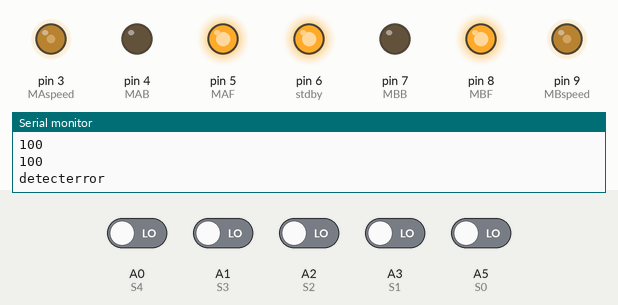
Bench run of a sketch on a simulated Arduino Uno, built with avr-gcc and run on an emulated ATmega328P. Shown: output pins drawn as LEDs (lit = HIGH), the last lines printed to the serial monitor. Inputs (shaded band) come from the test bench; at power-on: A0 (S4), A1 (S3), A2 (S2), A3 (S1), A5 (S0) LOW.

Above: at 1.2 s.
1.3 s: A0 (S4) driven HIGH
At 2.5 s:
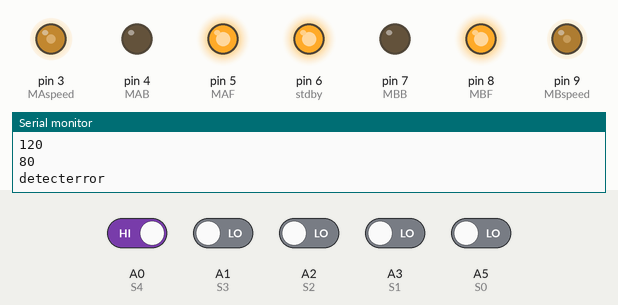
2.8 s: A2 (S2) driven HIGH
At 3.3 s:
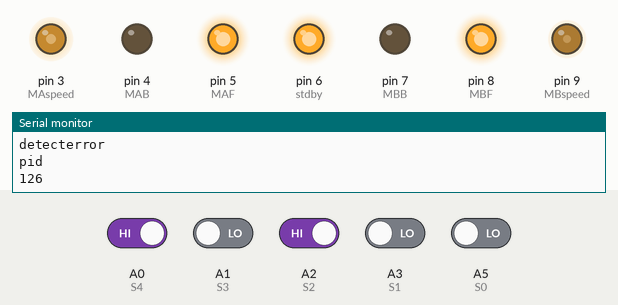
4.3 s: A1 (S3) driven HIGH
At 5.0 s:
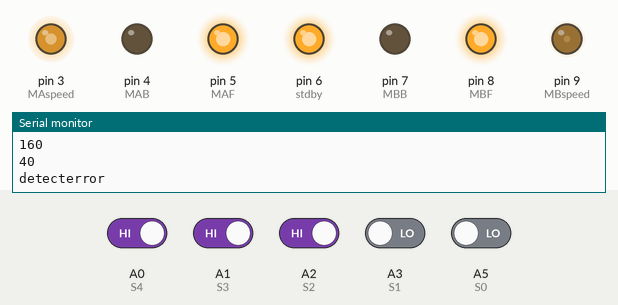
5.8 s: A0 (S4) driven LOW
At 6.9 s:
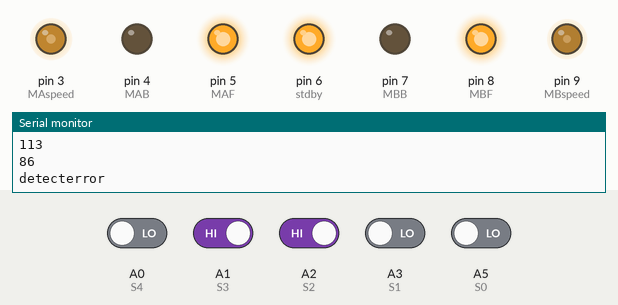
7.3 s: A3 (S1) driven HIGH
At 8.5 s:
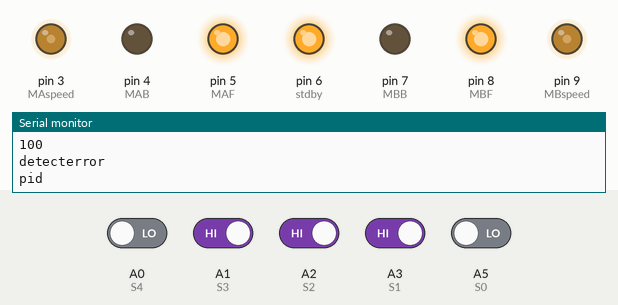
8.8 s: A5 (S0) driven HIGH
At 9.2 s:
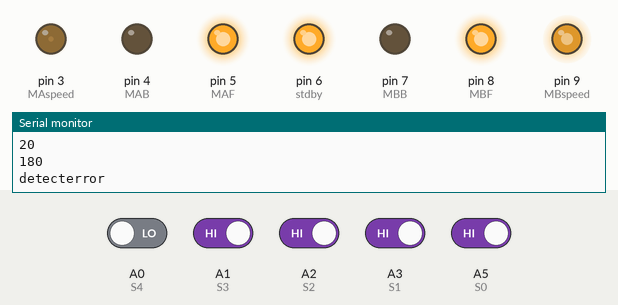
Timing chart, 0 to 11.3 s (numbered marks = the images above; inputs shaded):
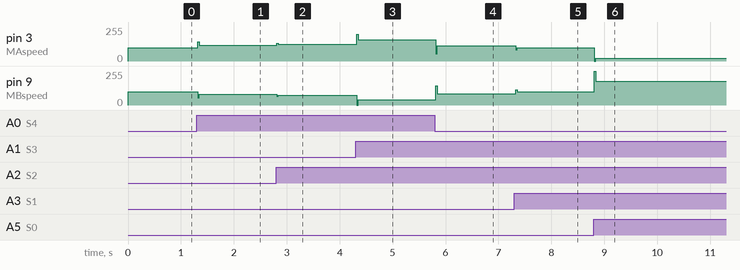

The sketch:

Line_follower_bot.ino
```cpp
#define MAspeed 3
#define MBspeed 9
#define MAF 5
#define MAB 4
#define stdby 6
#define MBF 8
#define MBB 7
#define S0 A5
#define S1 A3
#define S2 A2
#define S3 A1 //green gray violet red empty white empty empty power
#define S4 A0
#define B 1
#define W 0


int sen_arr[5]={S0,S1,S2,S3,S4};
int w_arr[5]={-20, -10, 0, 10, 20};
float error;
float kp=4;
float kd=5;
float correction;
float P,D;
float prev_error=0;
int basespeed=100;
int maxspeed=255;
int l_speed,r_speed;

void setup()
{Serial.begin(9600);
  pinMode(MAspeed, OUTPUT);
  pinMode(MBspeed, OUTPUT);
  pinMode(MAF, OUTPUT);
  pinMode(MAB, OUTPUT);
  pinMode(MBF, OUTPUT);
  pinMode(MBB, OUTPUT);
  pinMode(S0, INPUT);
  pinMode(S1, INPUT);
  pinMode(S2, INPUT);
  pinMode(S3, INPUT);
  pinMode(S4, INPUT);
  pinMode(stdby, OUTPUT);

  digitalWrite(MAF, HIGH);
  digitalWrite(MAB, LOW);
  digitalWrite(MBF, HIGH);
  digitalWrite(MBB, LOW);
  digitalWrite(stdby, HIGH);
}

void loop()
{
  detect_error();
  pid();
  l_speed = constrain(basespeed - correction, 0, maxspeed);
  r_speed = constrain(basespeed + correction, 0, maxspeed);
  analogWrite(MAspeed, l_speed);
  analogWrite(MBspeed, r_speed);
  Serial.println(l_speed);
  Serial.println(r_speed);

}

void detect_error()
{
  Serial.println("detecterror");
  int w = 0;
  float num_error = 0, den_error = 0;
  int r = 0;

  for(int i =0 ; i<=4 ; i++)
  {
    r = !digitalRead(sen_arr[i]);
    num_error += r*w_arr[i];
    den_error += r ;
  }
  if (den_error==0)
    stop();
  error = num_error/den_error;
}

void pid()
{
  Serial.println("pid");
  P = error;
  D = error - prev_error;
  correction=(kp*P)+(kd*D);
  prev_error=error;
}

void stop()
{
  Serial.println("stop");
  analogWrite(MAspeed, 0);
  analogWrite(MBspeed, 0);
  detect_error();
}
```

Measured:
- after the input at 1.3 s, pin 3 (MAspeed): 100/255 → 120/255 at once; pin 9 (MBspeed): 100/255 → 80/255 at once
- after the input at 2.8 s, pin 3 (MAspeed): 120/255 → 126/255 at once; pin 9 (MBspeed): 80/255 → 73/255 at once
- after the input at 4.3 s, pin 3 (MAspeed): 126/255 → 160/255 at once; pin 9 (MBspeed): 73/255 → 40/255 at once
- after the input at 5.8 s, pin 3 (MAspeed): 160/255 → 113/255 at once; pin 9 (MBspeed): 40/255 → 86/255 at once
- after the input at 7.3 s, pin 3 (MAspeed): 113/255 → 100/255 at once; pin 9 (MBspeed): 86/255 → 100/255 at once
- after the input at 8.8 s, pin 3 (MAspeed): 100/255 → 20/255 at once; pin 9 (MBspeed): 100/255 → 180/255 at once
